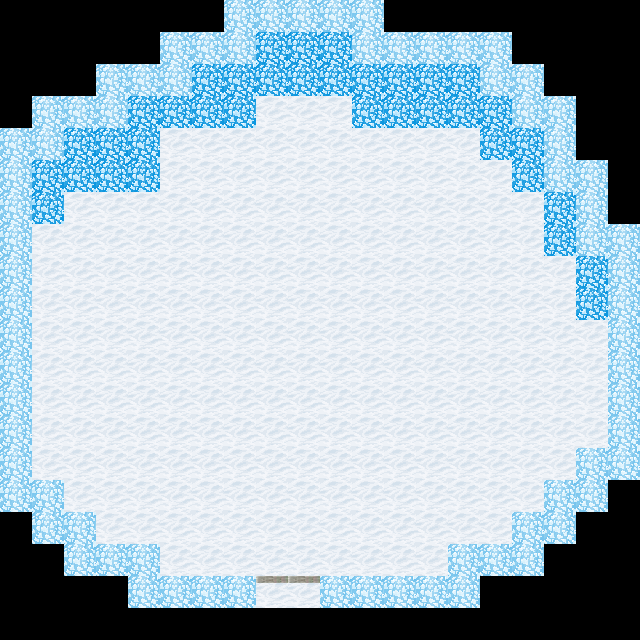

Below is a game level as drawn by its tile map, then a one-line description and the .tmx file that defines it, in full:
An orthogonal 20x20 tile map with 32x32 px tiles, 2 tile layers (Capa 1, Capa 2).

<map version="1.0" orientation="orthogonal" renderorder="left-up" width="20" height="20" tilewidth="32" tileheight="32" nextobjectid="1">
 <tileset firstgid="1" name="1" tilewidth="32" tileheight="32" tilecount="100" columns="10">
  <image source="../../Storm_Bullets/recursos/imagenes/hojasTexturas/1.png" width="320" height="320" />
 </tileset>
 <layer name="Capa 1" width="20" height="20">
  <data encoding="csv">
0,0,0,0,0,0,0,24,24,24,24,24,0,0,0,0,0,0,0,0,
0,0,0,0,0,24,24,24,22,22,22,24,24,24,24,24,0,0,0,0,
0,0,0,24,24,24,22,22,22,22,22,22,22,22,22,24,24,0,0,0,
0,24,24,24,22,22,22,22,21,21,21,22,22,22,22,22,24,24,0,0,
24,24,22,22,22,21,21,21,21,21,21,21,21,21,21,22,22,24,0,0,
24,22,22,22,22,21,21,21,21,21,21,21,21,21,21,21,22,24,24,0,
24,22,21,21,21,21,21,21,21,21,21,21,21,21,21,21,21,22,24,0,
24,21,21,21,21,21,21,21,21,21,21,21,21,21,21,21,21,22,24,24,
24,21,21,21,21,21,21,21,21,21,21,21,21,21,21,21,21,21,22,24,
24,21,21,21,21,21,21,21,21,21,21,21,21,21,21,21,21,21,22,24,
24,21,21,21,21,21,21,21,21,21,21,21,21,21,21,21,21,21,21,24,
24,21,21,21,21,21,21,21,21,21,21,21,21,21,21,21,21,21,21,24,
24,21,21,21,21,21,21,21,21,21,21,21,21,21,21,21,21,21,21,24,
24,21,21,21,21,21,21,21,21,21,21,21,21,21,21,21,21,21,21,24,
24,21,21,21,21,21,21,21,21,21,21,21,21,21,21,21,21,21,24,24,
24,24,21,21,21,21,21,21,21,21,21,21,21,21,21,21,21,24,24,0,
0,24,24,21,21,21,21,21,21,21,21,21,21,21,21,21,24,24,0,0,
0,0,24,24,24,21,21,21,21,21,21,21,21,21,24,24,24,0,0,0,
0,0,0,0,24,24,24,24,21,21,24,24,24,24,24,0,0,0,0,0,
0,0,0,0,0,0,0,0,0,0,0,0,0,0,0,0,0,0,0,0
</data>
 </layer>
 <layer name="Capa 2" width="20" height="20">
  <data encoding="csv">
0,0,0,0,0,0,0,0,0,0,0,0,0,0,0,0,0,0,0,0,
0,0,0,0,0,0,0,0,0,0,0,0,0,0,0,0,0,0,0,0,
0,0,0,0,0,0,0,0,0,0,0,0,0,0,0,0,0,0,0,0,
0,0,0,0,0,0,0,0,0,0,0,0,0,0,0,0,0,0,0,0,
0,0,0,0,0,0,0,0,0,0,0,0,0,0,0,0,0,0,0,0,
0,0,0,0,0,0,0,0,0,0,0,0,0,0,0,0,0,0,0,0,
0,0,0,0,0,0,0,0,0,0,0,0,0,0,0,0,0,0,0,0,
0,0,0,0,0,0,0,0,0,0,0,0,0,0,0,0,0,0,0,0,
0,0,0,0,0,0,0,0,0,0,0,0,0,0,0,0,0,0,0,0,
0,0,0,0,0,0,0,0,0,0,0,0,0,0,0,0,0,0,0,0,
0,0,0,0,0,0,0,0,0,0,0,0,0,0,0,0,0,0,0,0,
0,0,0,0,0,0,0,0,0,0,0,0,0,0,0,0,0,0,0,0,
0,0,0,0,0,0,0,0,0,0,0,0,0,0,0,0,0,0,0,0,
0,0,0,0,0,0,0,0,0,0,0,0,0,0,0,0,0,0,0,0,
0,0,0,0,0,0,0,0,0,0,0,0,0,0,0,0,0,0,0,0,
0,0,0,0,0,0,0,0,0,0,0,0,0,0,0,0,0,0,0,0,
0,0,0,0,0,0,0,0,0,0,0,0,0,0,0,0,0,0,0,0,
0,0,0,0,0,0,0,0,0,0,0,0,0,0,0,0,0,0,0,0,
0,0,0,0,0,0,0,0,9,9,0,0,0,0,0,0,0,0,0,0,
0,0,0,0,0,0,0,0,0,0,0,0,0,0,0,0,0,0,0,0
</data>
 </layer>
 <objectgroup name="Colisiones" />
</map>
